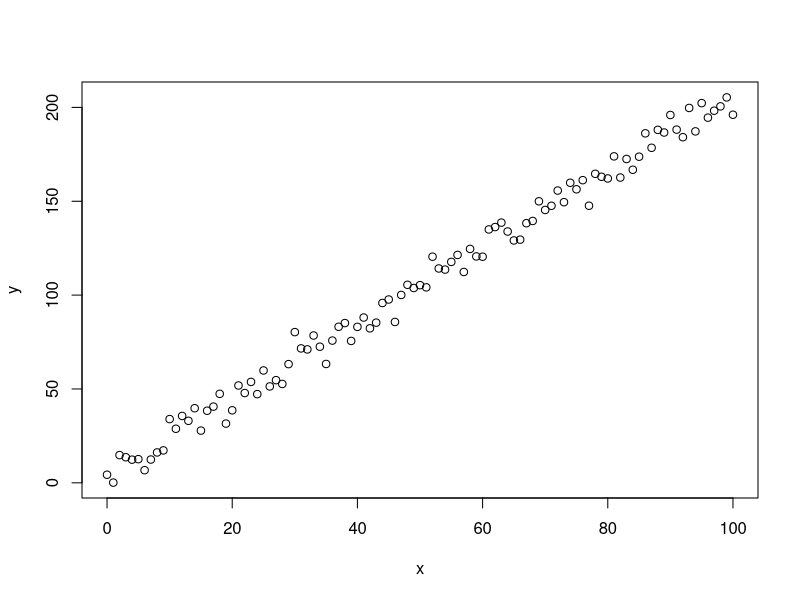

This figure's R source:
## ---- chunk 1
x <- 0:100
set.seed(999)
y <- 2 * (x + rnorm(length(x), sd = 3) + 3)
plot(x, y)
## ---- chunk 2
# You can also refer to code chunks from above to place figures at the bottom.
